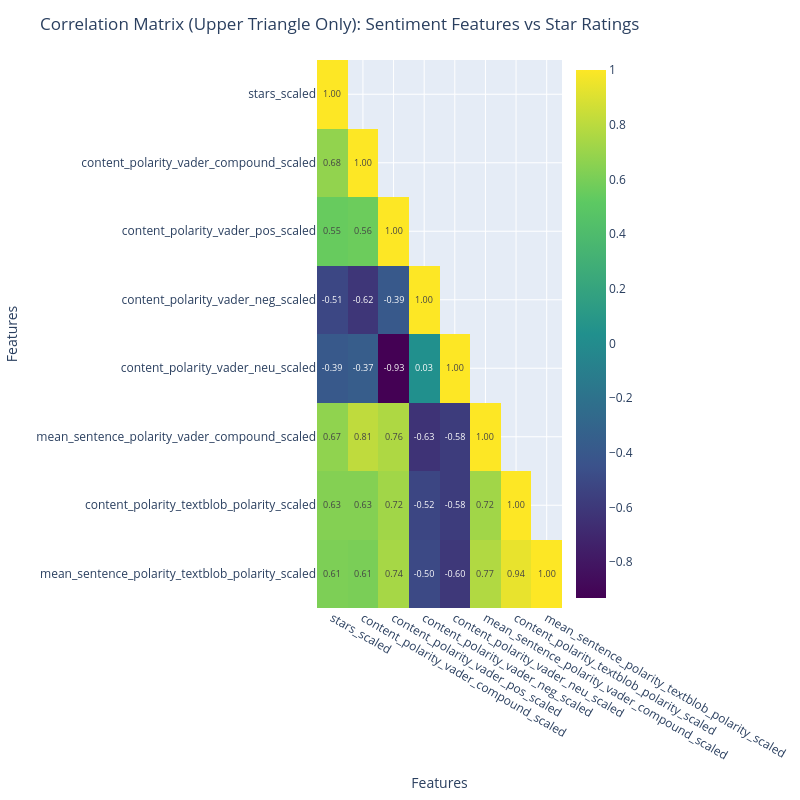

The cell this chart's notebook holds for it:
### Code cell
# Select columns for correlation
corr_cols = [
    "stars_scaled",
    "content_polarity_vader_compound_scaled",
    "content_polarity_vader_pos_scaled",
    "content_polarity_vader_neg_scaled",
    "content_polarity_vader_neu_scaled",
    "mean_sentence_polarity_vader_compound_scaled",
    "content_polarity_textblob_polarity_scaled",
    "mean_sentence_polarity_textblob_polarity_scaled"
]

# Compute correlation matrix
corr_matrix = dataset[corr_cols].corr()

# Mask the upper triangle
mask = np.triu(np.ones(corr_matrix.shape), k=1).astype(bool)
corr_masked = corr_matrix.mask(mask)

# Plot interactive heatmap
fig = px.imshow(
    corr_masked.values,
    x=corr_matrix.columns,
    y=corr_matrix.columns,
    color_continuous_scale=ColorPalette.MAIN_PALLETE,
    text_auto=".2f",
    aspect="auto"
)

fig.update_layout(
    title="Correlation Matrix (Upper Triangle Only): Sentiment Features vs Star Ratings",
    xaxis_title="Features",
    yaxis_title="Features",
    width=800,
    height=800
)

fig.show()

### Figure 1 — Plotly figure (JSON) as saved in the notebook; plotly's stock layout.template omitted (floating-point values rounded to 4 significant figures)
{"data": [{"coloraxis": "coloraxis", "hovertemplate": "x: %{x}<br>y: %{y}<br>color: %{z}<extra></extra>", "name": "0", "texttemplate": "%{z:.2f}", "type": "heatmap", "x": ["stars_scaled", "content_polarity_vader_compound_scaled", "content_polarity_vader_pos_scaled", "content_polarity_vader_neg_scaled", "content_polarity_vader_neu_scaled", "mean_sentence_polarity_vader_compound_scaled", "content_polarity_textblob_polarity_scaled", "mean_sentence_polarity_textblob_polarity_scaled"], "xaxis": "x", "y": ["stars_scaled", "content_polarity_vader_compound_scaled", "content_polarity_vader_pos_scaled", "content_polarity_vader_neg_scaled", "content_polarity_vader_neu_scaled", "mean_sentence_polarity_vader_compound_scaled", "content_polarity_textblob_polarity_scaled", "mean_sentence_polarity_textblob_polarity_scaled"], "yaxis": "y", "z": [[1, null, null, null, null, null, null, null], [0.677, 1, null, null, null, null, null, null], [0.5483, 0.5613, 1, null, null, null, null, null], [-0.5107, -0.6172, -0.3919, 1, null, null, null, null], [-0.3949, -0.3659, -0.9307, 0.03231, 1, null, null, null], [0.671, 0.8115, 0.7625, -0.6306, -0.5791, 1, null, null], [0.6336, 0.6337, 0.721, -0.5166, -0.5789, 0.7228, 1, null], [0.6142, 0.6052, 0.7385, -0.5025, -0.6035, 0.7697, 0.937, 1]]}], "layout": {"coloraxis": {"colorscale": [[0, "#440154"], [0.25, "#3b528b"], [0.5, "#21908d"], [0.75, "#5dc962"], [1, "#fde725"]]}, "height": 800, "margin": {"t": 60}, "title": {"text": "Correlation Matrix (Upper Triangle Only): Sentiment Features vs Star Ratings"}, "width": 800, "xaxis": {"anchor": "y", "domain": [0, 1], "title": {"text": "Features"}}, "yaxis": {"anchor": "x", "autorange": "reversed", "domain": [0, 1], "title": {"text": "Features"}}}}
